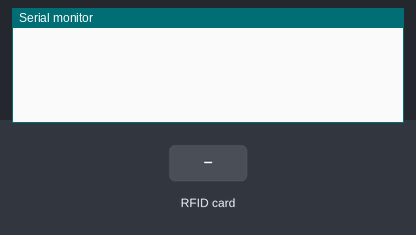
This sketch was run on a simulated Arduino Uno, built with avr-gcc and run on an emulated ATmega328P. Parts: the last lines printed to the serial monitor. Inputs (shaded band) come from the test bench.

Above: at 1.2 s.
1.3 s: RFID card BD 31 15 2B held to the reader
At 4.0 s:
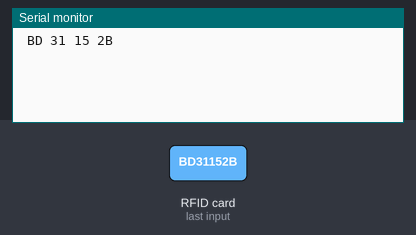
4.3 s: RFID card 5E 7A 19 C4 held to the reader
At 6.7 s:
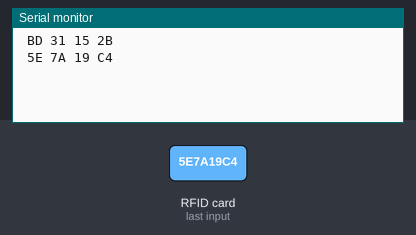

The sketch:

RFID.ino
```cpp
/*
 *
 * All the resources for this project: https://randomnerdtutorials.com/
 * Modified by Rui Santos
 *
 * Created by FILIPEFLOP
 *
 */

#include <SPI.h>
#include <MFRC522.h>

#define SS_PIN 10
#define RST_PIN 9
MFRC522 mfrc522(SS_PIN, RST_PIN);   // Create MFRC522 instance.

void setup()
{
  Serial.begin(9600);   // Initiate a serial communication
  SPI.begin();      // Initiate  SPI bus
  mfrc522.PCD_Init();   // Initiate MFRC522
}
void loop()
{
  // Look for new cards
  if ( ! mfrc522.PICC_IsNewCardPresent())
  {
    return;
  }
  // Select one of the cards
  if ( ! mfrc522.PICC_ReadCardSerial())
  {
    return;
  }
  //Show UID on serial monitor
  String content= "";
  byte letter;
  for (byte i = 0; i < mfrc522.uid.size; i++)
  {
     content.concat(String(mfrc522.uid.uidByte[i] < 0x10 ? " 0" : " "));
     content.concat(String(mfrc522.uid.uidByte[i], HEX));
  }
  content.toUpperCase();
  if (content.substring(1) == "BD 31 15 2B") //change here the UID of the card/cards that you want to give access
  {
    delay(1500);
    Serial.println(content);
  }

 else   {
    delay(1500);
    Serial.println(content);
  }
}
```

Measured:
- after the input at 1.3 s, the serial monitor: prints a new line after 1.5 s (image 1)
- after the input at 4.3 s, the serial monitor: prints a new line after 1.5 s (image 2)
